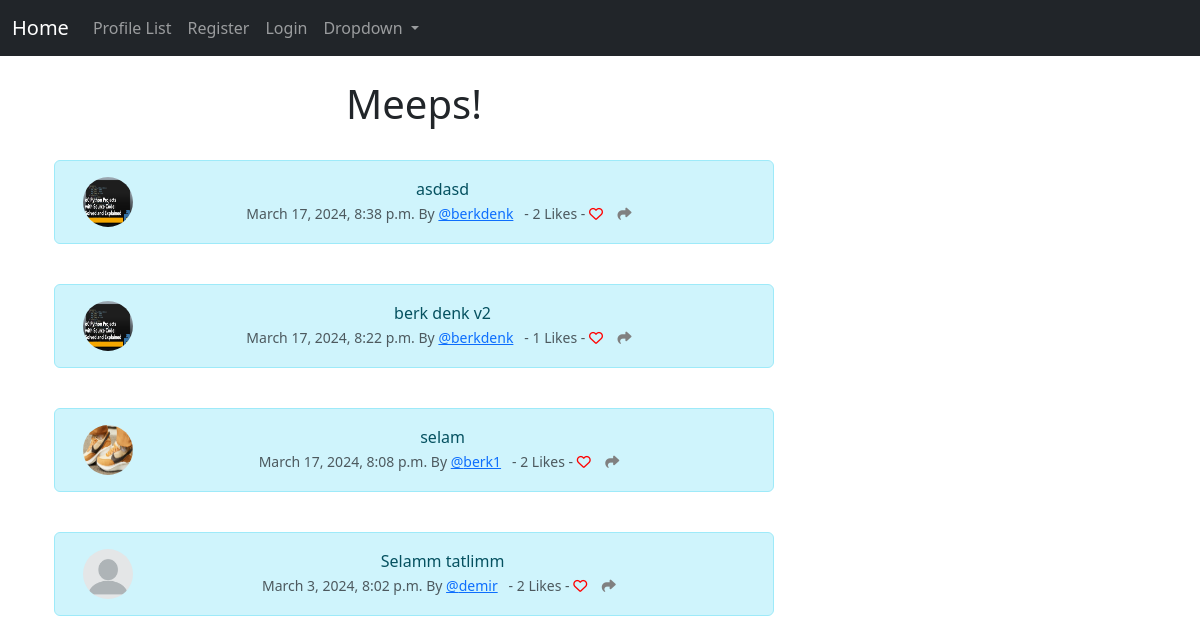
The page / on the database its author committed.
### cloneT/models.py (models this page shows, shortened)
class Meep(models.Model):
    user = models.ForeignKey(
        User,related_name="meeps",
        on_delete=models.DO_NOTHING
    )
    body= models.CharField(max_length=200)
    created_at = models.DateTimeField(auto_now_add=True)
    likes=models.ManyToManyField(User, related_name=("meep_like"),blank=True)
    def number_of_likes(self):
        return self.likes.count()

class Profile(models.Model):
    user=models.OneToOneField(User, on_delete=models.CASCADE)
    follows=models.ManyToManyField("self",
        related_name="followed_by",
        symmetrical=False,
        blank=True)
    date_modified = models.DateTimeField(User,auto_now=True)
    profile_image=models.ImageField(null=True,blank=True,upload_to="images/")
    profile_bio=models.CharField(null=True,blank=True,max_length=500)
    homepage_link=models.CharField(null=True,blank=True,max_length=100)
    facebook_link=models.CharField(null=True,blank=True,max_length=100)
    instagram_link=models.CharField(null=True,blank=True,max_length=100)
    linkedin_link=models.CharField(null=True,blank=True,max_length=100)

### cloneT/views.py (the view)
# urls.py: path('',views.home,name="home"),
def home(request):
    meeps = None
    if request.user.is_authenticated:
        form=MeepForm(request.POST or None)
        if request.method == "POST":
            if form.is_valid():
                meep=form.save(commit=False)
                meep.user=request.user
                meep.save()
                messages.success(request,("You meep has been posted!"))
                return redirect('home')
        meeps = Meep.objects.all().order_by("-created_at")
        return render(request, 'home.html', {'meeps': meeps,"form":form})
    else:
        meeps = Meep.objects.all().order_by("-created_at")
        return render(request, 'home.html', {'meeps': meeps})

### cloneT/templates/home.html (shortened to what this page needs)
{% extends "base.html" %}
{% load static %}
{% block content %}
    <div class="container text-center">
        <div class="row">
            <div class="col-8">
                <h1> Meeps! </h1>
                <br/>
                {% for meep in meeps %}
                    <div class="alert alert-info" role="alert">
                <div class="container">
                    <div class="row">
                        <div class="col-1">
                            {% if meep.user.profile.profile_image %}
                                <img src="{{meep.user.profile.profile_image.url}}" width=50 height=50 class="rounded-circle"
                                alt="profile.user.username">
                              {% else %}
                                <img src="{% static 'images/user.jpg' %}" width=50 height=50 class="rounded-circle"
                                alt="profile.user.username">
                              {% endif %}
                        </div>
                        <div class="col-11">
                        {{meep.body}}<br/>
                        <small class="text-muted">
                            {{meep.created_at}}  By
                            <a href="{% url 'profile' meep.user.id %}">@{{ meep.user.username }}</a>
                            &nbsp;
                            - {{meep.number_of_likes}} Likes -
                            {% if user in meep.likes.all %}
                                <a href="{% url 'meep_like' meep.id %}" style="text-decoration: none;">
                                    <i class="fa-solid fa-heart" style="color:red"></i>
                                </a>
                            {% else %}
                                <a href="{% url 'meep_like' meep.id %}" style="text-decoration: none;">
                                    <i class="fa fa-heart-o" style="color:red"></i>
                                </a>
                            {% endif %}
                            <a href="{% url 'meep_show' meep.id %}" style="text-decoration: none;">
                                <i class="fa-solid fa-share" style="color:gray"></i>
                            </a>
                        </small>
                    </div>
                </div>
              </div>
                    </div><br/>
                {% endfor %}
            </div>
            <div class="col-4">
                <br/><br/><br/>
            </div>
{% endblock %}

### rows shown on the page
Meep: user.profile.profile_image (picture), body "asdasd", created_at "March 17, 2024, 8:38 p.m.", user.username "berkdenk", number_of_likes "2"
Meep: user.profile.profile_image (picture), body "berk denk v2", created_at "March 17, 2024, 8:22 p.m.", user.username "berkdenk", number_of_likes "1"
Meep: user.profile.profile_image (picture), body "selam", created_at "March 17, 2024, 8:08 p.m.", user.username "berk1", number_of_likes "2"
Meep: body "Selamm tatlimm", created_at "March 3, 2024, 8:02 p.m.", user.username "demir", number_of_likes "2"
